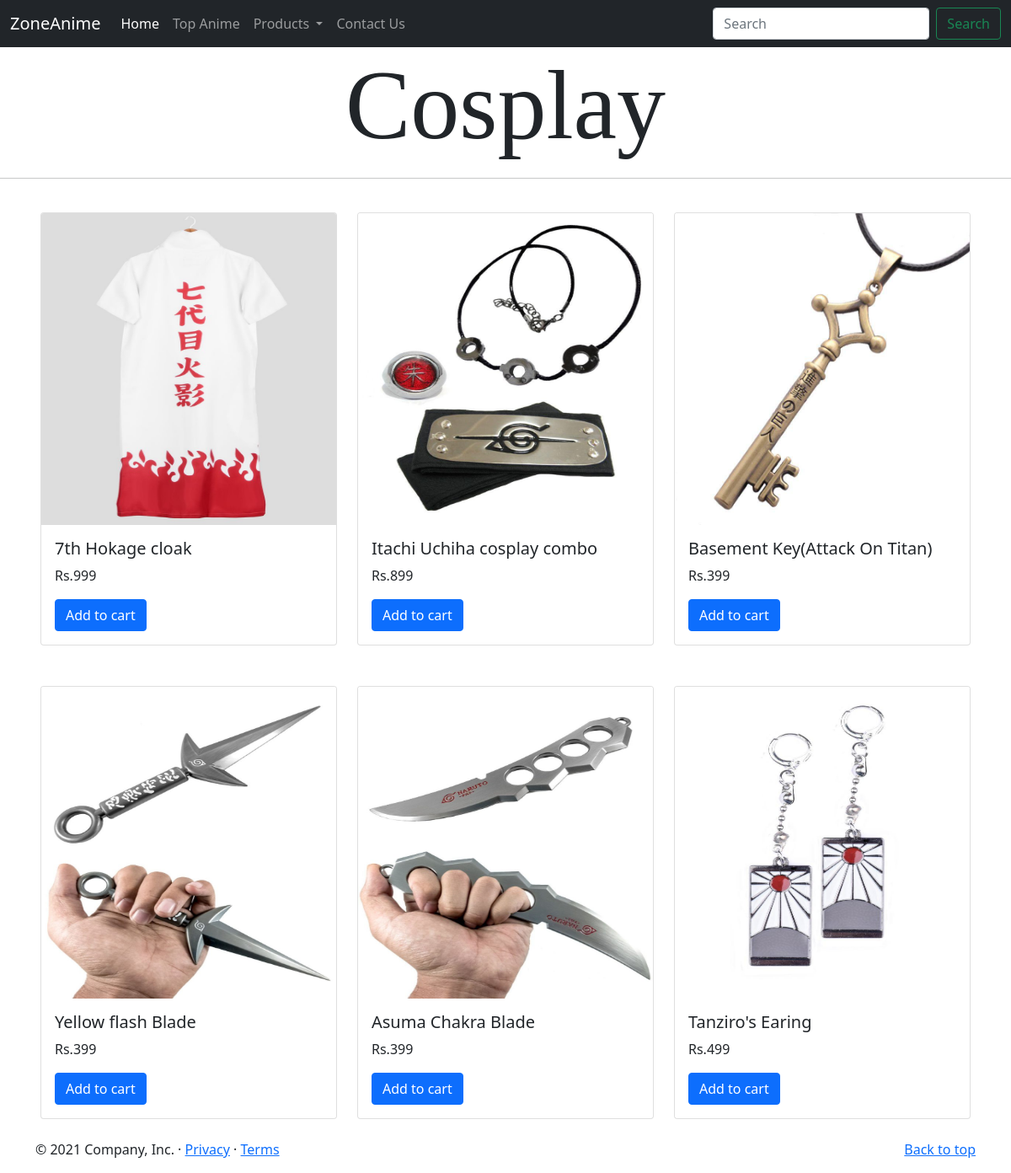
Screenshot of /cosplay with the database file from the repository.
### Shop/models.py (models this page shows)
class Cosplay(models.Model):
    name = models.CharField(max_length=50)
    price = models.CharField(max_length=10)
    stock = models.IntegerField()
    image_url = models.CharField(max_length=2083)

### Shop/views.py (the view)
# urls.py: path('cosplay', views.cosplay, name='cosplay'),
def cosplay(request):
    cosplays = Cosplay.objects.all()
    return render(request, 'cosplay.html', {'cosplays':cosplays})

### templates/cosplay.html (shortened to what this page needs)
{% extends 'base.html' %}
{% block body %}
<h1 style="text-align:center;font-size:116px;font-family:Comic Sans MS">Cosplay</h1>
<hr>
    <div class="row px-5">
        {% for cosplay in cosplays %}
        <div class="col my-4">
            <div class="card" style="width: 22rem;">
                <img src="{{ cosplay.image_url }}" class="card-img-top" alt="..." style="height:370px">
                <div class="card-body">
                    <h5 class="card-title">{{ cosplay.name }}</h5>
                    <p class="card-text">Rs.{{ cosplay.price }}</p>
                    <a href="#" class="btn btn-primary">Add to cart</a>
                </div>
            </div>
        </div>
        {% endfor %}
    </div>
{% endblock body %}

### rows the page displays
Cosplay: image_url (picture), name "7th Hokage cloak", price "999"
Cosplay: image_url (picture), name "Itachi Uchiha cosplay combo", price "899"
Cosplay: image_url (picture), name "Basement Key(Attack On Titan)", price "399"
Cosplay: image_url (picture), name "Yellow flash Blade", price "399"
Cosplay: image_url (picture), name "Asuma Chakra Blade", price "399"
Cosplay: image_url (picture), name "Tanziro's Earing", price "499"
